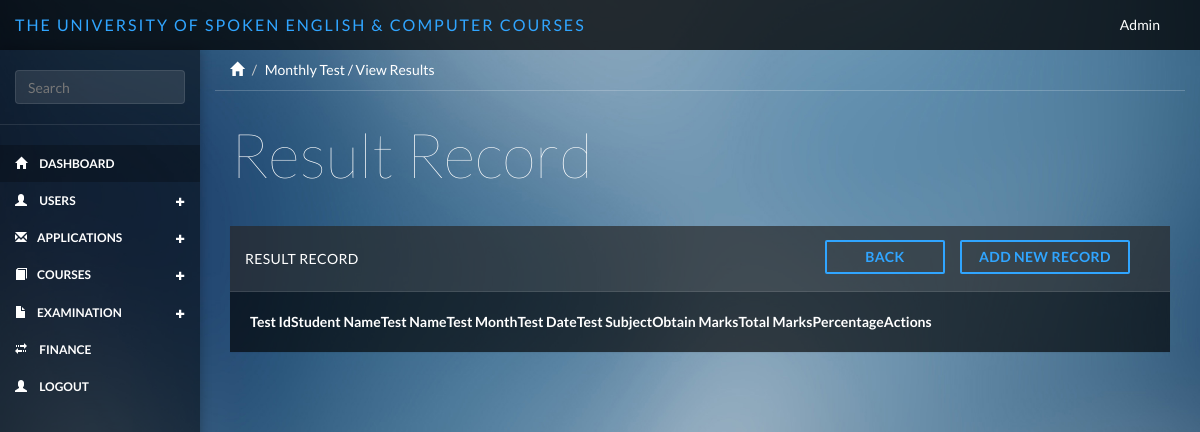
Before: /monthlytest/result_view with the older database file.
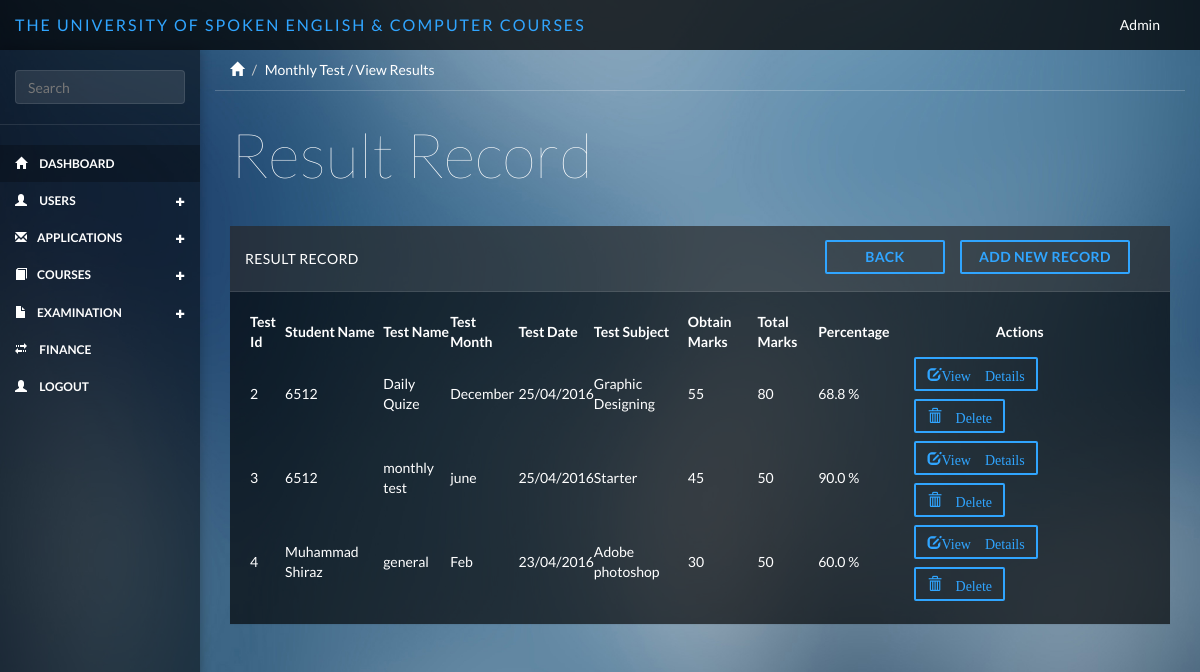
After: the same page with the newer database file.
### tables this page shows
CREATE TABLE IF NOT EXISTS `monthly_test` (
  `test_id` int(11) NOT NULL AUTO_INCREMENT,
  `fkstudent_id` int(11) NOT NULL,
  `test_name` varchar(255) NOT NULL,
  `test_month` varchar(255) NOT NULL,
  `test_date` varchar(255) NOT NULL,
  `test_subject` varchar(255) NOT NULL,
  `obtn_marks` varchar(255) NOT NULL,
  `totl_marks` varchar(255) NOT NULL,
  `percentage` varchar(255) NOT NULL,
  `created_at` varchar(255) NOT NULL,
  `updated_at` varchar(255) NOT NULL,
  PRIMARY KEY (`test_id`)
);

CREATE TABLE IF NOT EXISTS `users` (
  `u_id` int(11) NOT NULL AUTO_INCREMENT,
  `name` varchar(255) NOT NULL,
  `f_name` varchar(255) NOT NULL,
  `age` varchar(255) NOT NULL,
  `contact` varchar(255) NOT NULL,
  `country_id` varchar(255) NOT NULL,
  `province_id` varchar(255) NOT NULL,
  `city_id` varchar(255) NOT NULL,
  `address` varchar(255) NOT NULL,
  `email` varchar(255) NOT NULL,
  `password` varchar(500) NOT NULL,
  `role` varchar(255) NOT NULL,
  `description` varchar(255) NOT NULL,
  `created_at` varchar(255) NOT NULL,
  `updated_at` varchar(255) NOT NULL,
  `created_by` varchar(255) NOT NULL,
  PRIMARY KEY (`u_id`)
);

CREATE TABLE IF NOT EXISTS `course_sub_category` (
  `course_c_s_id` int(11) NOT NULL AUTO_INCREMENT,
  `fk_course_c_id` int(255) NOT NULL,
  `subject_title` varchar(255) NOT NULL,
  `subject_duration` varchar(255) NOT NULL,
  `subject_fee` varchar(255) NOT NULL,
  PRIMARY KEY (`course_c_s_id`)
);

### application/controllers/MonthlyTest.php (called while the page is built, shortened)
<?php
class MonthlyTest extends CI_Controller {
    public function result_view( $id = null )
    {
        $this->db->select('*');
        $this->db->from('monthly_test');
        $this->db->join('student', 'student.s_id = monthly_test.fkstudent_id');
        $this->db->join('users', 'users.u_id = student.fkuser_id');
        $this->db->join('course_sub_category', 'course_sub_category.course_c_s_id = monthly_test.test_subject');
        $query = $this->db->get();
        $result['result'] = $query->result();
        $this->load->view('include/header');
        $this->load->view('include/sidebar');
        $this->load->view('monthlytest/result_view',$result);
        $this->load->view('include/footer');
    }
}

### index.php (called while the page is built, shortened)
<?php
require_once BASEPATH.'core/CodeIgniter.php';

### application/views/monthlytest/result_view.php (the view)
<div class="col-sm-9 col-sm-offset-3 col-lg-10 col-lg-offset-2 main">
    <div class="row">
        <ol class="breadcrumb">
            <li><a href="#"><span class="glyphicon glyphicon-home"></span></a></li>
            <li class="active">Monthly Test / View Results</li>
        </ol>
    </div>
    <div class="row">
        <div class="col-lg-12">
            <h1 class="page-header">Result Record</h1>
        </div>
    </div>
    <div class="row">
        <div class="col-lg-12">
            <div class="panel panel-default">
                <div  class="panel-heading">Result Record
                     <a href="<?= site_url()?>admin/student_view" type="button" style="position: relative;width: 170px; " class="btn btn-primary btn-outline margin  pull-right"><b>Add New Record</b></a>
                     <a href="<?= site_url()?>admin/index" type="button" style="position: relative;width: 120px;left: 35px; " class="btn btn-primary btn-outline margin  pull-right"><b>Back</b></a>
                </div>
                <div class="panel-body">
                    <table data-toggle="table" data-show-refresh="true" data-search="true" data-select-item-name="toolbar1" data-pagination="true" data-sort-name="name" data-sort-order="desc">
                        <thead>
                        <tr>
                            <th  data-sortable="true"><b>Test Id</b></th>
                            <th  data-sortable="true"><b>Student Name</b></th>
                            <th  data-sortable="true"><b>Test Name</b></th>
                            <th  data-sortable="true"><b>Test Month</b></th>
                            <th  data-sortable="true"><b>Test Date</b></th>
                            <th  data-sortable="true"><b>Test Subject</b></th>
                            <th  data-sortable="true"><b>Obtain Marks</b></th>
                            <th  data-sortable="true"><b>Total Marks</b></th>
                            <th  data-sortable="true"><b>Percentage</b></th>
                            <th  colspan="2" class="text-center"><b>Actions</b></th>
                        </tr>
                        </thead>
                        <tbody>
                        <?php foreach($result as $array){?>
                        <tr>
                            <td><?=$array->test_id?></td>
                            <td><?=$array->name?></td>
                            <td><?=$array->test_name?></td>
                            <td><?=$array->test_month?></td>
                            <td><?=$array->test_date?></td>
                            <td><?=$array->subject_title?></td>
                            <td><?=$array->obtn_marks?></td>
                            <td><?=$array->totl_marks?></td>
                            <td><?=$array->percentage?><?php if('percentage' >= 0){ echo ' %';} ?></td>
                             <td>
                                <a href="<?= site_url()?>monthlytest/result_details/<?= $array->test_id ?>" type="button" class="btn btn-primary glyphicon glyphicon-edit btn-outline margin">View Details</a>
                                <a href="<?= site_url()?>monthlytest/result_delete/<?= $array->test_id ?>/<?= $array->fkstudent_id ?>" type="button" class="btn btn-primary glyphicon glyphicon-trash btn-outline margin"> Delete</a>
                            </td>
                        </tr>
                        <?php } ?>
                        </tbody>
                    </table>
                </div>
            </div>
        </div>
    </div>
</div>

### application/views/include/header.php (shortened to what this page needs)
<!DOCTYPE html>
<html>
<head>
    <link href="<?=base_url()?>public/css/bootstrap.min.css" rel="stylesheet">
    <link href="<?=base_url()?>public/css/datepicker3.css" rel="stylesheet">
    <link href="<?=base_url()?>public/css/styles.css" rel="stylesheet">
</head>
<body>
<nav class="navbar navbar-inverse navbar-fixed-top" role="navigation">
    <div class="container-fluid">
        <div class="navbar-header">
            <a class="navbar-brand" href="#"><span>The University of Spoken English & Computer Courses</span></a>
            <ul class="nav navbar-top-links navbar-right">
                <li class="dropdown">
                    <a class="dropdown-toggle count-info" data-toggle="dropdown" href="#">
                       Admin
                    </a>
                </li>
            </ul>
        </div>
    </div>
</nav>

### application/views/include/sidebar.php (shortened to what this page needs)
<div id="sidebar-collapse" class="col-sm-3 col-lg-2 sidebar">
    <form role="search">
        <div class="form-group">
            <input type="text" class="form-control" placeholder="Search">
        </div>
    </form>
    <ul class="nav menu">
        <li class="active"><a href="<?= site_url()?>home"><span class="glyphicon glyphicon-home"></span> Dashboard</a></li>
        <li class="parent ">
            <a href="#">
                <span class="glyphicon glyphicon-user"></span> Users <span data-toggle="collapse" href="#sub-item-1" class="icon pull-right"><em class="glyphicon glyphicon-s glyphicon-plus"></em></span>
            </a>
            <a href="#">
                <span class="glyphicon glyphicon-envelope "></span>Applications<span data-toggle="collapse" href="#sub-item-2" class="icon pull-right"><em class="glyphicon glyphicon-s glyphicon-plus"></em></span>
            </a>
             <a href="#">
                <span class="glyphicon glyphicon-book"></span>Courses<span data-toggle="collapse" href="#sub-item-3" class="icon pull-right"><em class="glyphicon glyphicon-s glyphicon-plus"></em></span>
              </a>
            <a href="#">
                <span class="glyphicon glyphicon-file"></span>Examination<span data-toggle="collapse" href="#sub-item-4" class="icon pull-right"><em class="glyphicon glyphicon-s glyphicon-plus"></em></span>
              </a>
        <li>
            <a href="<?= site_url()?>accountsection/account_index">
                <span class="glyphicon glyphicon-transfer"></span> Finance
            </a>
        </li>
        <li>
            <a href="<?= site_url()?>home">
                <span class="glyphicon glyphicon-user"></span> Logout
            </a>
        </li>
    </ul>
</div>

### application/views/include/footer.php (shortened to what this page needs)
</body>
</html>

### public/css/styles.css (style rules this page uses)
body { background-color: #444; background-image: url(../bg/blurred-background-1.jpg); background-size: cover; -webkit-background-size: cover; -moz-background-size: cover; -o-background-size: cover; font-family: 'Lato'; padding-top: 50px; color: #fff; }
.row { margin: 0; }
.panel-body { padding: 20px; }
.main { padding-bottom: 20px; }
a, a:hover, a:focus { color: #fff; }
h1, h2, h3, h4, h5, h6 { color: #fff; }
h1 { font-weight: 100; font-size: 62px; }
.glyphicon-s { font-size: 0.75em; }
.form-control { border: 1px solid rgba(255, 255, 255, .1); box-shadow: none; background: rgba(255, 255, 255, .1); }
.navbar-header .navbar-brand { color: #fff; font-size: 16px; text-transform: uppercase; font-weight: 500; letter-spacing: 2px; }
.navbar-header .navbar-brand span { color: #30a5ff; }
.dropdown { background: rgba(255, 255, 255, .1); background: none; float: left; margin: 5px; }
.navbar-top-links li:last-child { margin-right: 10px; }
.margin { margin: 4px 25px; }
.btn-primary, .btn-primary:hover, .btn-primary:focus, .btn-primary:active, .btn-primary.active, .open > .dropdown-toggle.btn-primary, .btn-primary.disabled, .btn-primary[disabled], fieldset[disabled] .btn-primary, .btn-primary.disabled:hover, .btn-primary[disabled]:hover, fieldset[disabled] .btn-primary:hover, .btn-primary.disabled:focus, .btn-primary[disabled]:focus, fieldset[disabled] .btn-primary:focus, .btn-primary.disabled:active, .btn-primary[disabled]:active, fieldset[disabled] .btn-primary:active, .btn-primary.disabled.active, .btn-primary[disabled].active, fieldset[disabled] .btn-primary.active { background-color: #30a5ff; border-color: #30a5ff; }
.btn { border-radius: 2px; }
.btn-outline { background: none; border-width: 2px; padding: 5px 11px; }
.btn-outline.btn-primary { color: #30a5ff; }
.panel { border: 0; background: #333; background: rgba(0, 0, 0, .65); border-radius: 0; margin-top: -1px; }
.panel-heading { font-size: 18px; font-weight: 300; letter-spacing: 0.025em; height: 66px; line-height: 45px; border-radius: 0; }
.panel-default .panel-heading { background: #444; background: rgba(255, 255, 255, .1); border-bottom: 1px solid rgba(255, 255, 255, .1); color: #fff; text-transform: uppercase; font-size: 14px; font-weight: 500; }
.navbar { border: 0; background: rgba(0, 0, 0, .75); }
.sidebar { display: block; background-color: #333; background: rgba(0, 0, 0, .5); padding: 0; display: none; }
.sidebar form { padding: 20px 15px 5px 15px; margin-bottom: 20px; border-bottom: 1px solid rgba(255, 255, 255, .1); }
.sidebar ul.nav { text-transform: uppercase; font-size: 12px; font-weight: 700; }
@media (min-width: 768px) { .sidebar { display: block; position: fixed; top: 50px; bottom: 0; left: 0; z-index: 1000; display: block; margin: 0; padding: 0; overflow-x: hidden; overflow-y: auto; box-shadow: 1px 0px 10px rgba(0, 0, 0, .25); } }
@media (min-width: 768px) { .navbar-header { width: 100%; } }
.sidebar ul.nav .active a, .sidebar ul.nav li.parent a.active, .sidebar ul.nav .active > a:hover, .sidebar ul.nav li.parent a.active:hover, .sidebar ul.nav .active > a:focus, .sidebar ul.nav li.parent a.active:focus { color: #fff; background-color: rgba(0, 0, 0, 0.25); }
.sidebar span.glyphicon { margin-right: 10px; }
.breadcrumb { border-radius: 0; padding: 10px 15px; background: none; box-shadow: 0 1px 0px rgba(255, 255, 255, .2); margin: 0 ; }
.breadcrumb li { color: #fff; }
.breadcrumb .active { color: #fff; }
h1.page-header { margin-top: 30px; margin-bottom: 30px; border-bottom: 0; color: #fff; }

Changed rows visible on the page:
added monthly_test: test_id "2", users.name "6512", test_name "Daily Quize", test_month "December", test_date "25/04/2016", course_sub_category.subject_title "Graphic Designing", obtn_marks "55", totl_marks "80", percentage "68.8"
added monthly_test: test_id "3", users.name "6512", test_name "monthly test", test_month "june", test_date "25/04/2016", course_sub_category.subject_title "Starter", obtn_marks "45", totl_marks "50", percentage "90.0"
added monthly_test: test_id "4", users.name "Muhammad Shiraz", test_name "general", test_month "Feb", test_date "23/04/2016", course_sub_category.subject_title "Adobe photoshop", obtn_marks "30", totl_marks "50", percentage "60.0"
